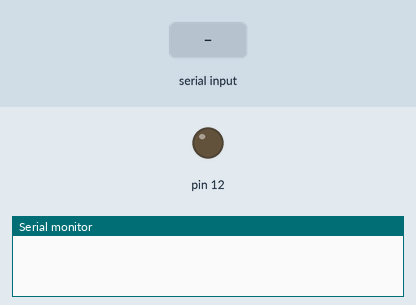
Simulated run of this sketch. Board: Arduino Uno, built with avr-gcc and run on an emulated ATmega328P. Shown: output pins drawn as LEDs (lit = HIGH), the last lines printed to the serial monitor. The inputs (shaded band) are chosen by the test bench.

Above: at 1.2 s.
1.3 s: "255:" received over Serial
At 3.6 s:
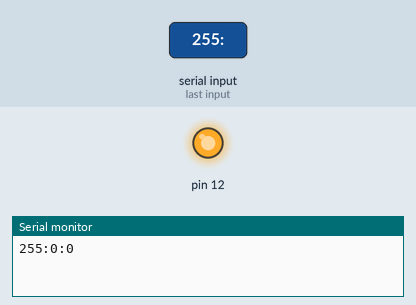
4.3 s: "90,45,200:" received over Serial
At 7.1 s:
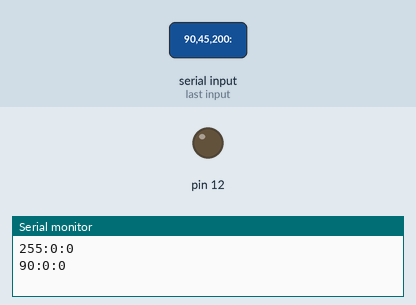
Timing chart, 0 to 8.6 s (numbered marks = the images above; inputs shaded):
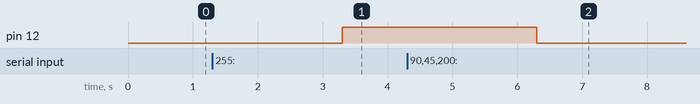

Measured:
- after the input at 1.3 s, pin 12: LOW → HIGH after 2.0 s
- after the input at 4.3 s, pin 12: HIGH → LOW after 2.0 s

The sketch:

RGB_led.ino
```cpp
int red_value;
int green_value;
int blue_value;
void setup() {
Serial.begin(115200);
pinMode(12,OUTPUT);

}

void loop() {
if(Serial.available()){
  red_value=Serial.readStringUntil(':').toInt();//.......... very important single comma (char) not double (string)
  green_value=Serial.readStringUntil(':').toInt();
  blue_value=Serial.readStringUntil('\r').toInt();
  Serial.print(red_value);
  Serial.print(":");
  Serial.print(green_value);
  Serial.print(":");
  Serial.println(blue_value);
  if(red_value==255)digitalWrite(12,1);
  else digitalWrite(12,0);
  }
}
```
